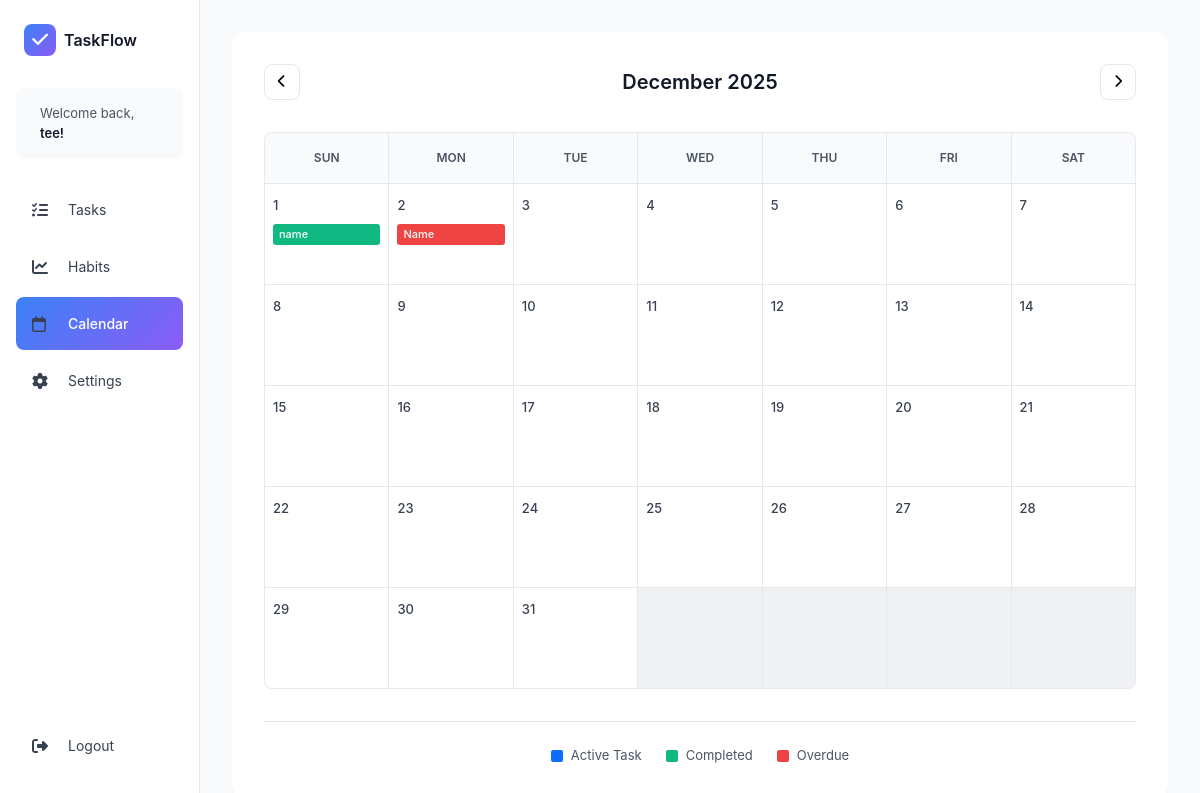
Screenshot of /calendar/ (signed in) with the database file from the repository.
### todo_app/models.py (models this page shows, shortened)
class UserProfile(models.Model):
    user = models.OneToOneField(User, on_delete=models.CASCADE, related_name='profile')
    custom_name = models.CharField(max_length=100, default='User')
    productivity_preference = models.CharField(
        max_length=20,
        choices=PRODUCTIVITY_PREFERENCE,
        default='anytime',
        help_text="When are you most productive?"
    )
    onboarding_completed = models.BooleanField(default=False)
    theme_mode = models.CharField(max_length=20, choices=THEME_MODES, default='light')
    primary_color = models.CharField(max_length=7, default='#3b82f6')  # Blue
    secondary_color = models.CharField(max_length=7, default='#8b5cf6')  # Purple
    accent_color = models.CharField(max_length=7, default='#ec4899')  # Pink
    created_at = models.DateTimeField(auto_now_add=True)

class Task(models.Model):
    user = models.ForeignKey(User, on_delete=models.CASCADE, related_name='tasks')
    title = models.CharField(max_length=200)
    description = models.TextField(blank=True, null=True)
    due_date = models.DateField(null=True, blank=True)
    due_time = models.TimeField(null=True, blank=True)
    is_completed = models.BooleanField(default=False)
    priority = models.IntegerField(choices=PRIORITY_CHOICES, default=3)
    reminder_set = models.BooleanField(default=False)
    reminder_sent = models.BooleanField(default=False)
    completed_at = models.DateTimeField(null=True, blank=True)
    created_at = models.DateTimeField(auto_now_add=True)
    updated_at = models.DateTimeField(auto_now=True)
    class Meta:
        ordering = ['is_completed', 'priority', 'due_date', 'due_time', 'created_at']
    def is_overdue(self):
        if not self.due_date or self.is_completed:
            return False
        return self.due_date < date.today()

### todo_app/views.py (the view)
# urls.py: path('calendar/', views.calendar_view, name='calendar_view'),
@login_required
def calendar_view(request):
    profile = get_object_or_404(UserProfile, user=request.user)
    if not profile.onboarding_completed:
        return redirect('onboarding_welcome')
    today = date.today()
    month = int(request.GET.get('month', today.month))
    year = int(request.GET.get('year', today.year))
    month_name = calendar.month_name[month]
    cal = monthcalendar(year, month)
    month_tasks = Task.objects.filter(
        user=request.user,
        due_date__year=year,
        due_date__month=month
    )
    calendar_weeks = []
    for week in cal:
        calendar_week = []
        for day_num in week:
            if day_num == 0:
                calendar_week.append({
                    'day': '',
                    'in_month': False,
                    'is_today': False,
                    'tasks': []
                })
            else:
                day_date = date(year, month, day_num)
                day_tasks = month_tasks.filter(due_date=day_date)
                calendar_week.append({
                    'day': day_num,
                    'in_month': True,
                    'is_today': day_date == today,
                    'tasks': day_tasks,
                    'date': day_date
                })
        calendar_weeks.append(calendar_week)
    context = {
        'user_name': profile.custom_name,
        'current_month': month_name,
        'current_year': year,
        'current_month_num': month,
        'calendar_weeks': calendar_weeks,
    }
    return render(request, 'todo_app/calendar_view.html', context)

### todo_app/templates/todo_app/calendar_view.html (shortened to what this page needs)
{% extends "todo_app/base_with_sidebar.html" %}
{% load static %}
{% block main_content %}
<div class="calendar-container">
    <div class="calendar-header">
        <button class="nav-arrow" id="prev-month">
            <i class="fa-solid fa-chevron-left"></i>
        </button>
        <h2 class="calendar-month">{{ current_month }} {{ current_year }}</h2>
        <button class="nav-arrow" id="next-month">
            <i class="fa-solid fa-chevron-right"></i>
        </button>
    </div>
    <div class="calendar-grid">
        <div class="calendar-day-header">Sun</div>
        <div class="calendar-day-header">Mon</div>
        <div class="calendar-day-header">Tue</div>
        <div class="calendar-day-header">Wed</div>
        <div class="calendar-day-header">Thu</div>
        <div class="calendar-day-header">Fri</div>
        <div class="calendar-day-header">Sat</div>
        {% for week in calendar_weeks %}
            {% for day in week %}
            <div class="calendar-day {% if day.is_today %}today{% endif %} {% if not day.in_month %}other-month{% endif %}">
                <span class="day-number">{{ day.day }}</span>
                {% if day.tasks %}
                <div class="day-tasks">
                    {% for task in day.tasks %}
                    <div class="task-pill {% if task.is_overdue %}overdue{% elif task.is_completed %}completed{% else %}active{% endif %}">
                        {{ task.title|truncatechars:15 }}
                    </div>
                    {% endfor %}
                </div>
                {% endif %}
            </div>
            {% endfor %}
        {% endfor %}
    </div>
    <div class="calendar-legend">
        <div class="legend-item">
            <span class="legend-dot active"></span>
            <span>Active Task</span>
        </div>
        <div class="legend-item">
            <span class="legend-dot completed"></span>
            <span>Completed</span>
        </div>
        <div class="legend-item">
            <span class="legend-dot overdue"></span>
            <span>Overdue</span>
        </div>
    </div>
</div>
{% endblock %}

### todo_app/templates/todo_app/partials/sidebar.html
{% load static %}
<aside class="sidebar">
    <div class="sidebar-header">
        <div class="logo-container">
            <div class="logo-icon">
                <i class="fa-solid fa-check"></i>
            </div>
            <span class="logo-text">TaskFlow</span>
        </div>
    </div>
    <div class="sidebar-welcome">
        <p>Welcome back,</p>
        <p class="user-name">{{ user_name|default:user.username }}!</p>
    </div>
    <nav class="sidebar-nav">
        <a href="{% url 'dashboard' %}" class="nav-item {% if request.resolver_match.url_name == 'dashboard' %}active{% endif %}">
            <i class="fa-solid fa-list-check"></i>
            <span>Tasks</span>
        </a>
        <a href="{% url 'habits_view' %}" class="nav-item {% if request.resolver_match.url_name == 'habits_view' %}active{% endif %}">
            <i class="fa-solid fa-chart-line"></i>
            <span>Habits</span>
        </a>
        <a href="{% url 'calendar_view' %}" class="nav-item {% if request.resolver_match.url_name == 'calendar_view' %}active{% endif %}">
            <i class="fa-regular fa-calendar"></i>
            <span>Calendar</span>
        </a>
        <a href="{% url 'settings_view' %}" class="nav-item {% if request.resolver_match.url_name == 'settings_view' %}active{% endif %}">
            <i class="fa-solid fa-gear"></i>
            <span>Settings</span>
        </a>
    </nav>
    <div class="sidebar-footer">
        <a href="{% url 'logout' %}" class="nav-item logout-btn">
            <i class="fa-solid fa-right-from-bracket"></i>
            <span>Logout</span>
        </a>
    </div>
</aside>

### todo_app/static/css/theme-system.css (style rules this page uses)
:root { --primary-color: #3b82f6; --secondary-color: #8b5cf6; --accent-color: #ec4899; --color-active: #0d6efd; --color-completed: #10b981; --color-overdue: #ef4444; --color-attention: #f59e0b; --gray-50: #f9fafb; --gray-100: #f3f4f6; --gray-200: #e5e7eb; --gray-300: #d1d5db; --gray-400: #9ca3af; --gray-500: #6b7280; --gray-600: #4b5563; --gray-700: #374151; --gray-800: #1f2937; --gray-900: #111827; --font-primary: -apple-system, BlinkMacSystemFont, 'Segoe UI', 'Roboto', 'Oxygen', 'Ubuntu', 'Helvetica Neue', sans-serif; --sidebar-width: 200px; --content-max-width: 1400px; --spacing-xs: 4px; --spacing-sm: 8px; --spacing-md: 16px; --spacing-lg: 24px; --spacing-xl: 32px; --spacing-2xl: 48px; --radius-sm: 6px; --radius-md: 8px; --radius-lg: 12px; --radius-xl: 20px; --shadow-sm: 0 1px 2px 0 rgba(0, 0, 0, 0.05); --shadow-md: 0 4px 6px -1px rgba(0, 0, 0, 0.1); --shadow-lg: 0 10px 15px -3px rgba(0, 0, 0, 0.1); --shadow-xl: 0 20px 60px rgba(0, 0, 0, 0.15); }
* { margin: 0; padding: 0; box-sizing: border-box; }
body { font-family: var(--font-primary); background: var(--gray-50); color: var(--gray-900); line-height: 1.6; transition: background-color 0.3s ease, color 0.3s ease; }
h1, h2, h3, h4, h5, h6 { font-family: var(--font-primary); font-weight: 600; line-height: 1.3; }
body[data-theme="light"] { background: var(--gray-50); color: var(--gray-900); }
body[data-theme="light"] .sidebar { background: white; border-right-color: var(--gray-200); }
body[data-theme="light"] .task-card, body[data-theme="light"] .habit-card, body[data-theme="light"] .calendar-container, body[data-theme="light"] .settings-section, body[data-theme="light"] .tabs-container { background: white; border-color: var(--gray-200); color: var(--gray-900); }
body[data-theme="light"] .nav-item { color: var(--gray-700); }
body[data-theme="light"] .calendar-day { background: white; }
.nav-item.active { background: linear-gradient(135deg, var(--primary-color), var(--secondary-color)) !important; color: white; }
.logo-icon { background: linear-gradient(135deg, var(--primary-color), var(--secondary-color)) !important; }
body, .sidebar, .main-content, .task-card, .habit-card, .settings-section, .calendar-container, .tabs-container, .form-input, .modal-dialog { transition: background-color 0.3s ease, color 0.3s ease, border-color 0.3s ease; }

### rows the page displays
UserProfile: custom_name.username "tee"
Task: title "name"
Task: title "Name"

### other values shown
{{ current_month }} "December"
{{ current_year }} "2025"
{{ day.day }} "1" "2" "3" "4" "5" "6" "7" "8" "9" "10" "11" "12" "13" "14" "15" "16" "17" "18" "19" "20" "21" "22" "23" "24" "25" "26" "27" "28" "29" "30" "31"
